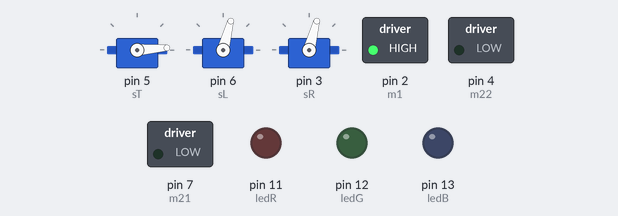
A sketch run on a simulated Arduino Uno, built with avr-gcc and run on an emulated ATmega328P. Parts: 3 × servo, switched loads named in the sketch (green lamp = pin HIGH), output pins drawn as LEDs (lit = HIGH).

Above: at 1.55 s.
At 2.75 s:
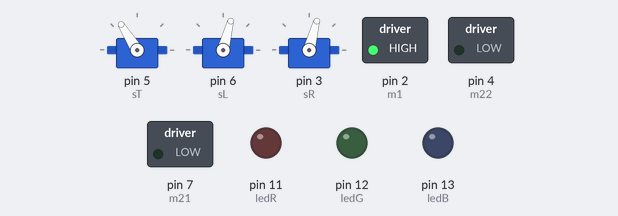
At 3.95 s:
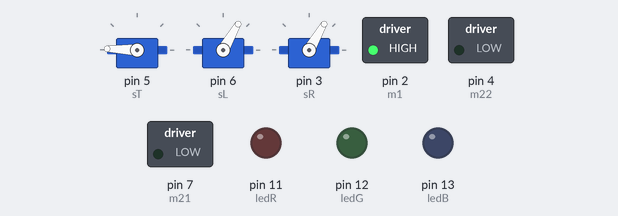
At 6.3 s:
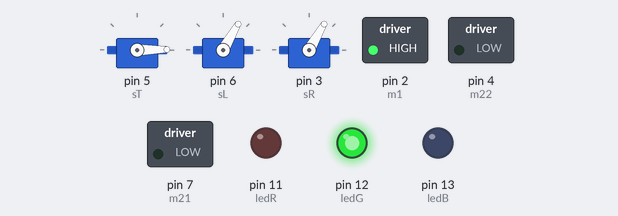
At 8.7 s:
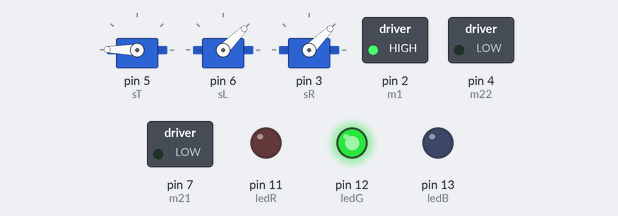
At 11.1 s:
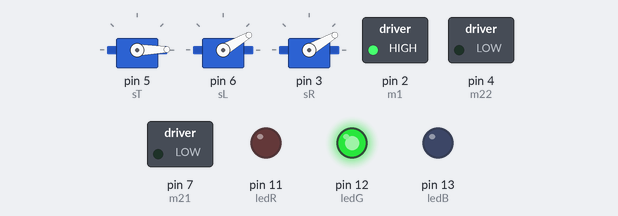
Timing chart, 0 to 14.1 s (numbered marks = the images above):
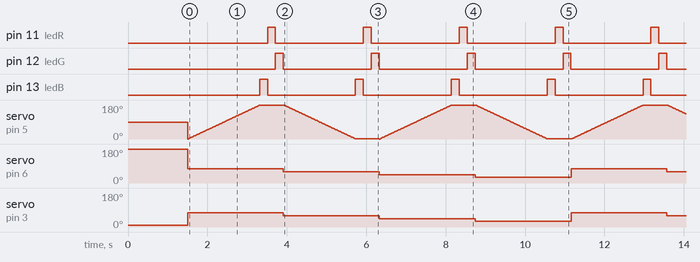

Measured:
- by itself, pin 11 (ledR), pin 12 (ledG), pin 13 (ledB): alternates HIGH for 0.20 s and LOW for 2.2 s
- by itself, servo on pin 6 (sL), servo on pin 3 (sR): repeats every 9.7 s: 60° 2.4 s, 45° 2.4 s, 30° 2.4 s, 75° 2.4 s

The sketch:

Scanner_Check.ino
```cpp
#include <Servo.h>
Servo sT;Servo sR;Servo sL;

#define trigPin1 A0
#define echoPin1 A1
#define trigPin2 A2
#define echoPin2 A3

#define m1 2
#define m21 7
#define m22 4

#define ledR 11
#define ledG 12
#define ledB 13

long duration, distance, FIRSTSensor,SECONDSensor;

int timeGap = 10, ang;
void setup()
{delay(1000);
  sT.attach(5);
  sL.attach(6);
  sR.attach(3);

  pinMode(trigPin1, OUTPUT);
  pinMode(echoPin1, INPUT);

  pinMode(trigPin2, OUTPUT);
  pinMode(echoPin2, INPUT);

  pinMode(m1, OUTPUT);
  pinMode(m21, OUTPUT);
  pinMode(m22, OUTPUT);

  pinMode(ledR, OUTPUT);
  pinMode(ledG, OUTPUT);
  pinMode(ledB, OUTPUT);

  sT.write(90);
  sL.write(180);
  sR.write(10);liftMotor(0);
 // disco2();
  //disco2();
  digitalWrite(m1, HIGH);


  Serial.begin(9600);
  delay(500);
}

void loop()
{

  sT.write(0);

  for(int a=1; a<5; a++){
    ang = 90-(15*a);
    sL.write(ang);
    sR.write(ang);

    for(int i=0;i<180;i++){
        sT.write(i);


        delay(timeGap);

    }
    liftMotor(0);
    disco();
    a++;
    ang = 90-(15*a);
    sL.write(ang);
    sR.write(ang);

    for(int i=180;i>0;i--){
        sT.write(i);

        delay(timeGap);
    }
    disco();
    liftMotor(1);
  }

}
void SonarSensor(int trigPin,int echoPin)
{
  digitalWrite(trigPin, LOW);
  delayMicroseconds(2);
  digitalWrite(trigPin, HIGH);
  delayMicroseconds(10);
  digitalWrite(trigPin, LOW);
  duration = pulseIn(echoPin, HIGH);
  distance = (duration/2) / 29.1;
}

void disco(){
  int gp = 200, pin = ledB;


  digitalWrite(pin, HIGH);
  delay(gp);
  digitalWrite(pin, LOW);

  pin = ledR;
  digitalWrite(pin, HIGH);
  delay(gp);
  digitalWrite(pin, LOW);

  pin = ledG;
  digitalWrite(pin, HIGH);
  delay(gp);
  digitalWrite(pin, LOW);
}


void disco2(){
  int gp = 600, gp2 =500, pin = ledB;
  sL.write(180);
  sR.write(10);

  digitalWrite(pin, HIGH);
  delay(gp);
  digitalWrite(pin, LOW);

  sL.write(160);
  sR.write(30);
  pin = ledR;
  digitalWrite(pin, HIGH);
  delay(gp);
  digitalWrite(pin, LOW);

  sL.write(140);
  sR.write(50);
  pin = ledG;
  digitalWrite(pin, HIGH);
  delay(gp);
  digitalWrite(pin, LOW);
}

void liftMotor( int x){
 ;/*
  int pin = m21;
  if(x){pin = m22;}

  digitalWrite(pin, HIGH);

  delay(1000);
  digitalWrite(pin, LOW);
*/

}
void Motor(){
 ;
  int pin = m1;


  digitalWrite(pin, HIGH);
  delay(1000);
  digitalWrite(pin, LOW);
}
```
